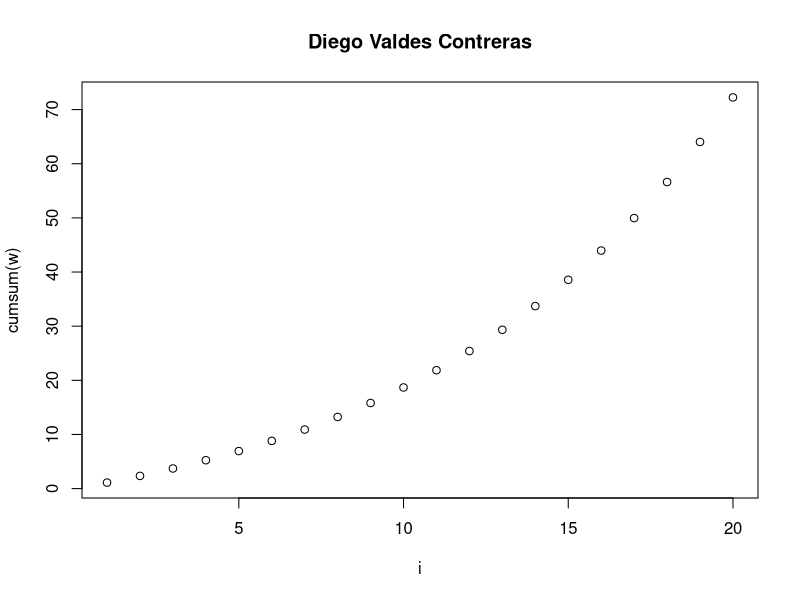
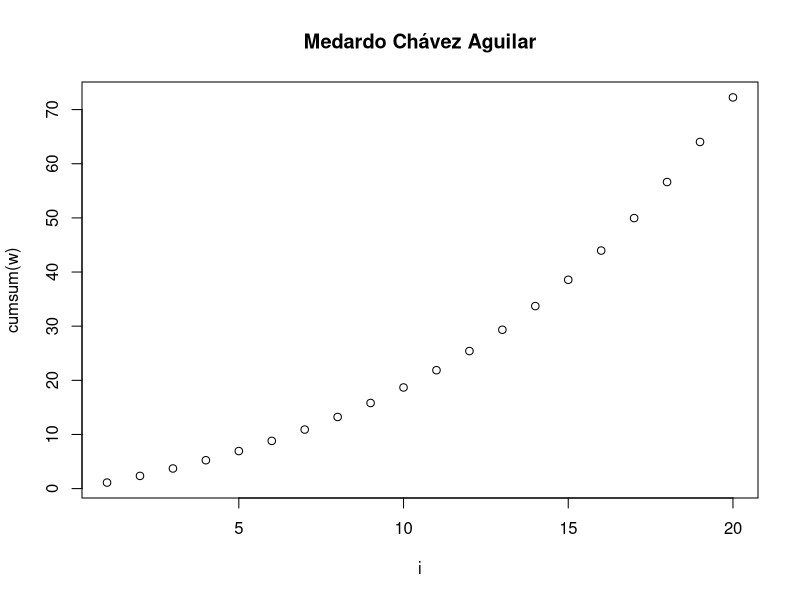
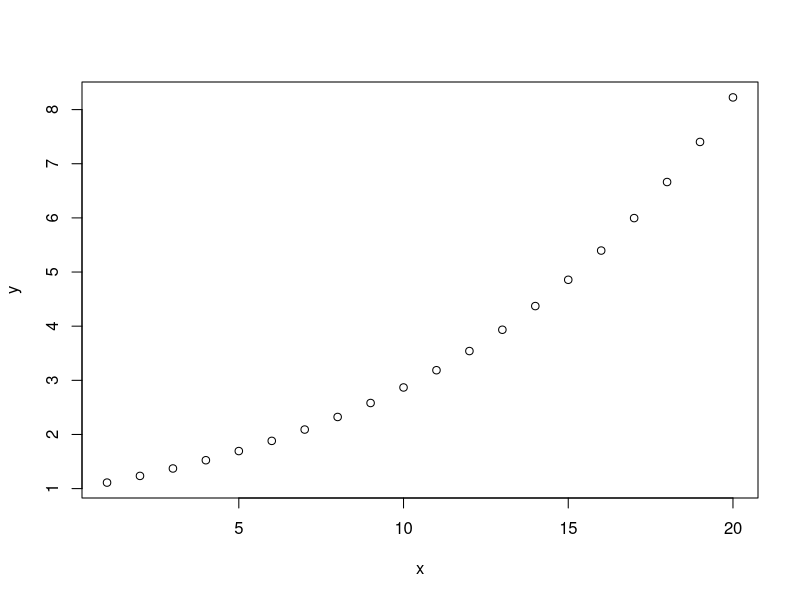
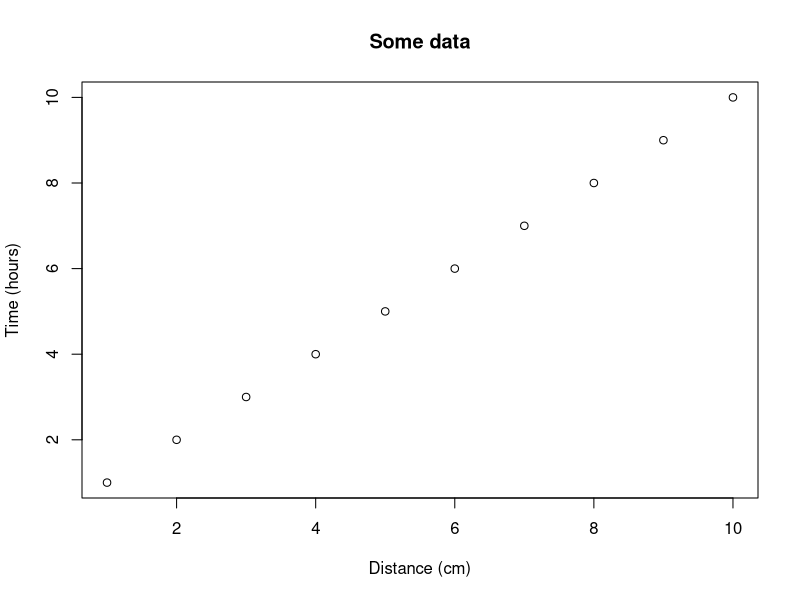
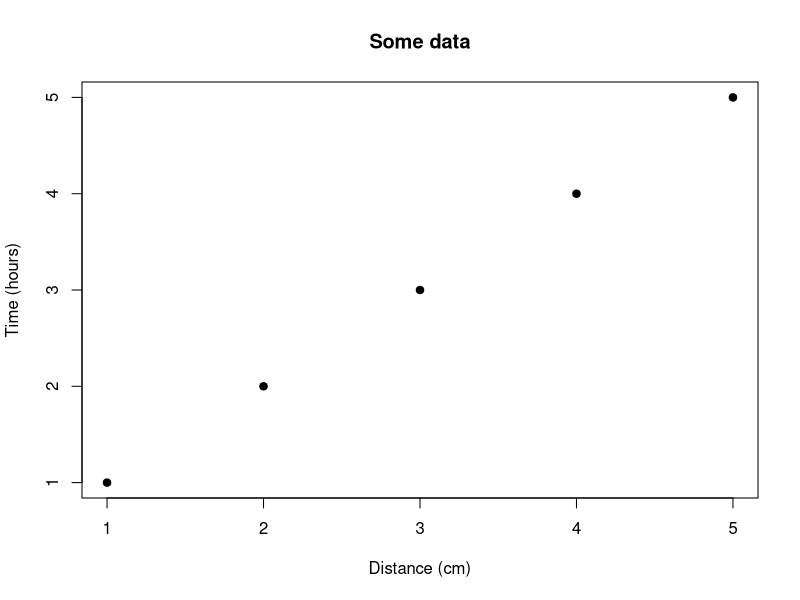

Reproduce these figures in R, in order.
## ---- chunk 1
knitr::opts_chunk$set(echo = TRUE) # By default, show code; set to FALSE to hide it
knitr::opts_chunk$set(fig.pos = 'H') # Places figures on pages separate from text
knitr::opts_chunk$set(out.width = '100%', dpi=300) # Figure resolution and size
knitr::opts_chunk$set(fig.env = "figure") # Latex figure environment
## ---- chunk 2
n <- 0.9
i <- (1:20)
w <- (1/n^i)
plot(i, cumsum(w),
     main = "Diego Valdes Contreras")
## ---- chunk 3
n <- 0.9
i <- (1:20)
w <- (1/n^i)
plot(i, cumsum(w), 
     main = "Medardo Chávez Aguilar")
## ---- chunk 4
#Diana Jacquelinne Soto A00227348
#w=sum^{20}_{i=1}[1/0.9^i]
           
n=0.9
x<- (1:20)
y <- (1/n^x)
cumsum(y)
z=sum(y)
z

plot(x, y)
## ---- chunk 5
plot(1:10, main = "Some data", xlab = "Distance (cm)", 
     ylab = "Time (hours)")
## ---- chunk 6
plot(1:5, pch = 19, main = "Some data", xlab = "Distance (cm)", 
     ylab = "Time (hours)")
## ---- chunk 7
df = data.frame(ID = 1:3, code = letters[1:3])

# Creates tables that follow OUP guidelines using xtable
library(xtable) 
print(xtable(df, caption = "This is the table caption", 
             label = "tab:tab1"), comment = FALSE)
## ---- chunk 8
df = data.frame(ID = 1:3, code = letters[1:3])

# kable can alse be used for creating tables
knitr::kable(df, caption = "This is the table caption", format = "latex",
             booktabs = TRUE, label = "tab2")
## ---- chunk 9
x<-1
equation1<-log(exp(1))+((sin(x)^2)+(cos(x)^2))
equation1

n<- seq(0:50000)
equation2 <- sum(1/2^n)
equation2

equation1>equation2

## ---- chunk 10
x<-1
eq<- log(exp(x))+(sin(x)^2)+(cos(x)^2) 
eq

n<- seq_len(1000)
eq3 <- sum(1/2^n)
eq3

is.it.true <- eq > eq3
if(is.it.true == TRUE) {print ("Equation is true!")}
if(is.it.true == FALSE) {print("Equation is false!")}
